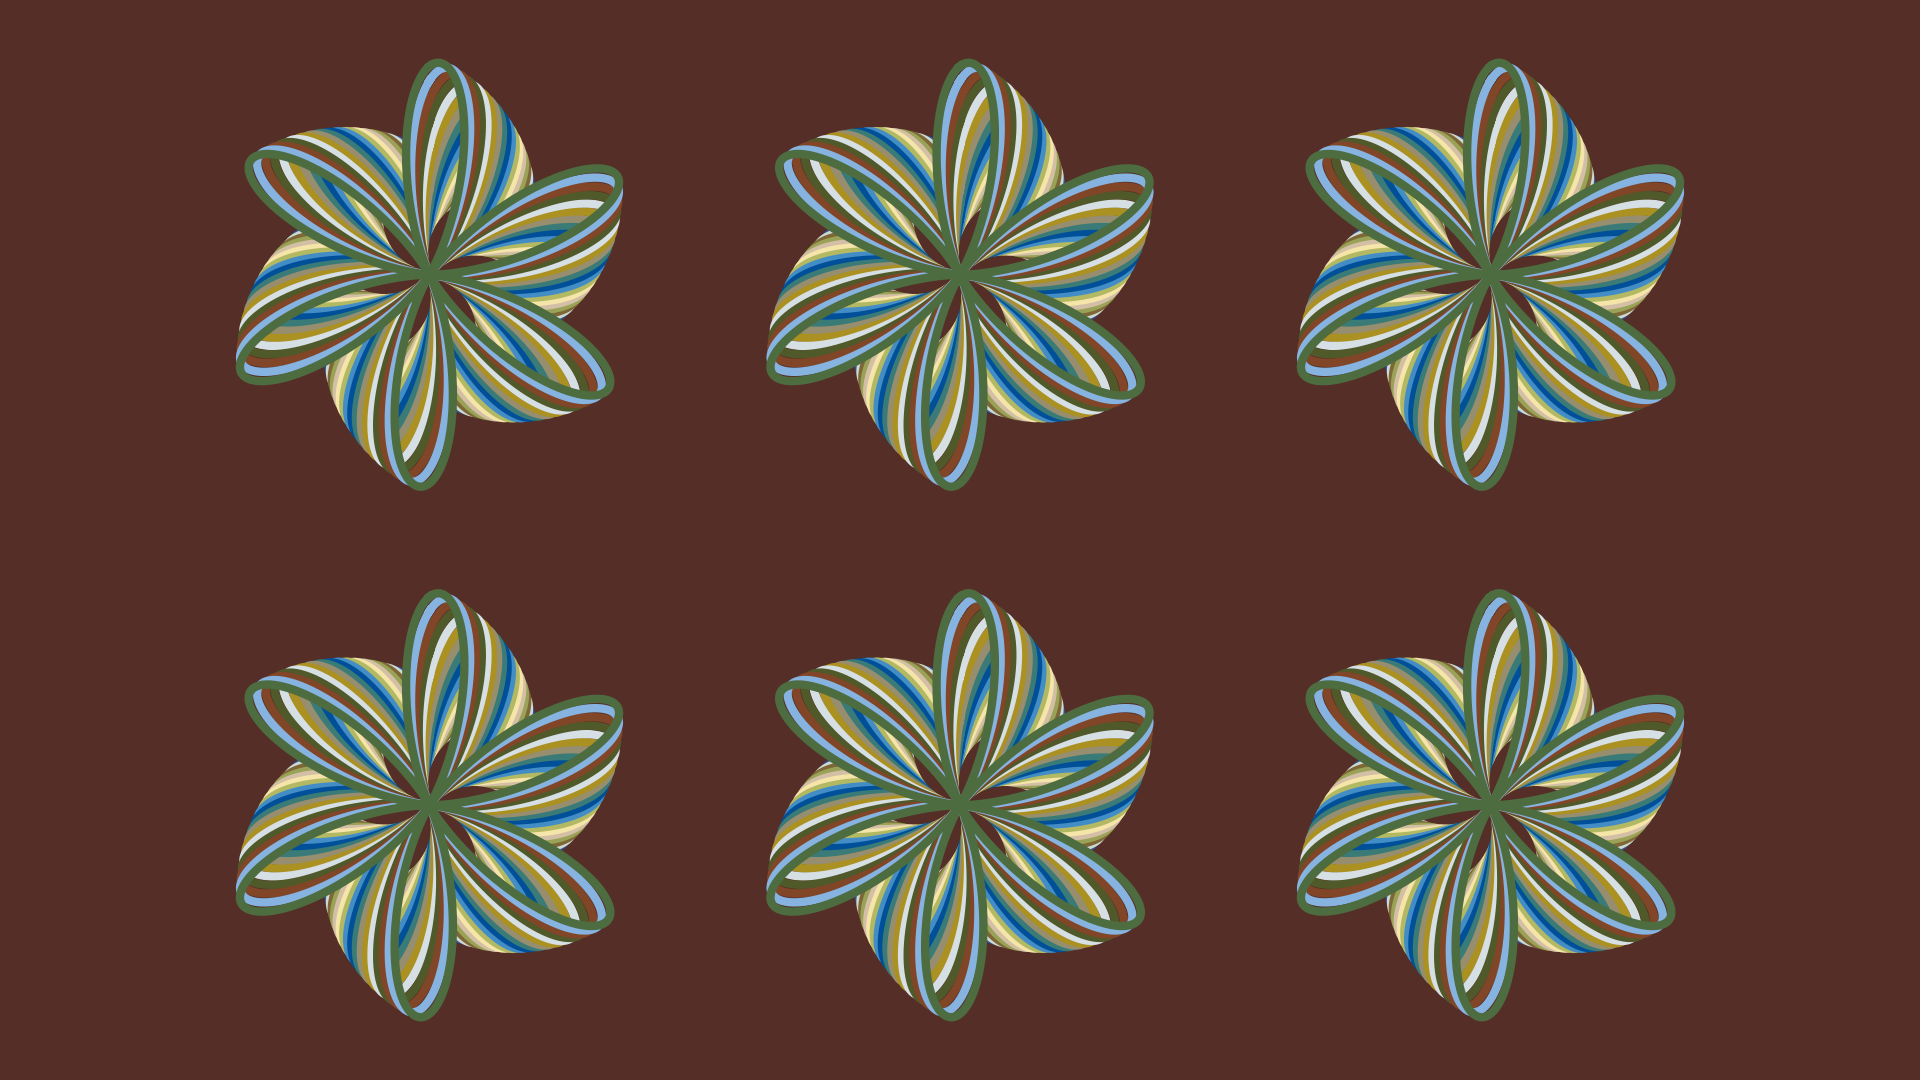

Python code for this plot:
from pathlib import Path

import matplotlib.pyplot as plt
import numpy as np


def main() -> None:
    # config
    fp: Path = Path(__file__).resolve().with_suffix(".png")
    plt.rcParams["figure.dpi"] = 100
    plt.rcParams["figure.figsize"] = [19.2, 10.8]
    # 配色バリエーション BOOK 23
    colors: list[str] = [
        f"#{r:02x}{g:02x}{b:02x}"
        for r, g, b in [
            [119, 150, 73],

            [133, 142, 197],
            [0, 37, 73],
            [188, 191, 219],
            [92, 131, 176],
            [115, 187, 198],

            [12, 68, 150],
            [50, 84, 164],
            [206, 217, 207],
            [126, 103, 55],
            [153, 162, 86],

            [211, 191, 165],
            [245, 229, 169],
            [179, 185, 99],
            [67, 141, 199],
            [0, 79, 153],

            [58, 123, 120],
            [151, 142, 112],
            [171, 144, 34],
            [214, 223, 228],
            [80, 89, 41],

            [129, 69, 40],
            [134, 179, 224],
            [77, 108, 64],
            [85, 46, 39]
        ]
    ]
    # generate figure
    fig: plt.Figure
    ax: plt.Axes
    fig, ax = plt.subplots()
    # plot
    t: np.ndarray = np.linspace(0, 2*np.pi, 3601, endpoint=True)
    for i, c in enumerate(colors[:-1]):
        r: np.ndarray = 1 + (1+i)/24 * np.cos(t*6+2*np.pi*i/24)
        x: np.ndarray = r * np.sin(t)
        y: np.ndarray = r * np.cos(t)
        for j in range(3):
            for k in range(2):
                ax.plot(0.2*x+j, 0.2*y+k, color=c, linewidth=6)
    # arrange
    #ax.set_xlim(-np.pi, np.pi)
    #ax.set_ylim(-np.pi*9/8, np.pi*9/8)
    ax.axis("off")
    ax.set_aspect("equal")
    ax.set_facecolor(colors[-1])
    fig.set_facecolor(colors[-1])
    fig.tight_layout()
    # output
    fig.savefig(fp)
    plt.cla()
    plt.clf()
    plt.close(fig)
    return None


if __name__ == "__main__":
    main()
